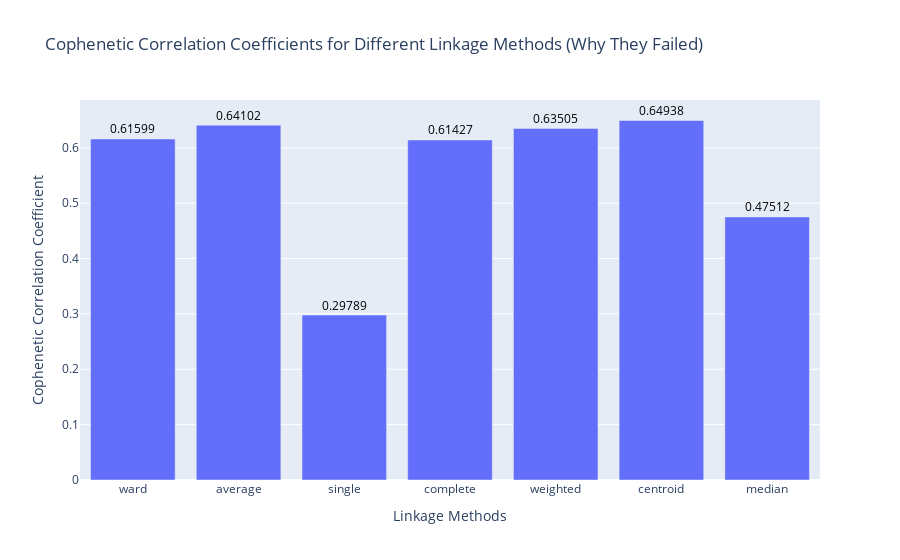

The cell this chart's notebook holds for it:
### Code cell
from scipy.cluster.hierarchy import dendrogram, linkage, cophenet
from scipy.spatial.distance import pdist
from sklearn.cluster import AgglomerativeClustering
import plotly.graph_objects as go
import pandas as pd
import numpy as np
import matplotlib.pyplot as plt

# Ensure your numerical and text features related to 'Why They Failed' are concatenated properly for clustering
features_combined_failed = pd.concat([features_failed, numerical_features], axis=1)

# Compute the linkage matrix using different linkage methods
linkage_methods = ['ward', 'average', 'single', 'complete', 'weighted', 'centroid', 'median']
cophenetic_values_failed = []

# Perform the hierarchical clustering and calculate the cophenetic correlation for each linkage method
for method in linkage_methods:
    Z = linkage(features_combined_failed, method)
    c, _ = cophenet(Z, pdist(features_combined_failed))
    cophenetic_values_failed.append(c)

# Create a bar plot to visualize cophenetic correlation coefficients
fig = go.Figure([go.Bar(x=linkage_methods, y=cophenetic_values_failed)])

# Add title and axis labels
fig.update_layout(
    title="Cophenetic Correlation Coefficients for Different Linkage Methods (Why They Failed)",
    xaxis_title="Linkage Methods",
    yaxis_title="Cophenetic Correlation Coefficient",
    showlegend=False
)

# Optionally, add annotations on top of the bars
for i, val in enumerate(cophenetic_values_failed):
    fig.add_annotation(
        x=linkage_methods[i],
        y=val,
        text=f"{val:.5f}",
        showarrow=False,
        font=dict(size=12, color="black"),
        align="center",
        yshift=10
    )

# Show the plot
fig.show()

# Now, perform Agglomerative Clustering using the 'ward' linkage method for 'Why They Failed'
agg_clustering_failed = AgglomerativeClustering(n_clusters=2, linkage='average')  # Adjust the number of clusters as needed
data['Cluster_Failed'] = agg_clustering_failed.fit_predict(features_failed)

# Check the distribution of clusters for 'Why They Failed'
print("Cluster distribution for 'Why They Failed':")
print(data['Cluster_Failed'].value_counts())

# Visualize the distribution of clusters using a bar chart
plt.figure(figsize=(10, 6))
sns.countplot(x='Cluster_Failed', data=data, palette='viridis')
plt.title("Distribution of Clusters for 'Why They Failed'")
plt.xlabel("Cluster")
plt.ylabel("Frequency")
plt.tight_layout()
plt.show()

# Optionally, visualize the dendrogram (optional but informative) for the selected linkage method
plt.figure(figsize=(12, 8))
Z_failed = linkage(features_combined_failed, method='ward')  # Change the linkage method if desired
dendrogram(Z_failed)
plt.title("Dendrogram for Agglomerative Clustering (Ward Method - Why They Failed)", fontsize=14)
plt.xlabel('Data Points / Clusters', fontsize=12)
plt.ylabel('Distance', fontsize=12)
plt.show()

### Figure 1 — Plotly figure (JSON) as saved in the notebook; plotly's stock layout.template omitted (floating-point values rounded to 4 significant figures)
{"data": [{"type": "bar", "x": ["ward", "average", "single", "complete", "weighted", "centroid", "median"], "y": [0.616, 0.641, 0.2979, 0.6143, 0.6351, 0.6494, 0.4751]}], "layout": {"annotations": [{"align": "center", "font": {"color": "black", "size": 12}, "showarrow": false, "text": "0.61599", "x": "ward", "y": 0.616, "yshift": 10}, {"align": "center", "font": {"color": "black", "size": 12}, "showarrow": false, "text": "0.64102", "x": "average", "y": 0.641, "yshift": 10}, {"align": "center", "font": {"color": "black", "size": 12}, "showarrow": false, "text": "0.29789", "x": "single", "y": 0.2979, "yshift": 10}, {"align": "center", "font": {"color": "black", "size": 12}, "showarrow": false, "text": "0.61427", "x": "complete", "y": 0.6143, "yshift": 10}, {"align": "center", "font": {"color": "black", "size": 12}, "showarrow": false, "text": "0.63505", "x": "weighted", "y": 0.6351, "yshift": 10}, {"align": "center", "font": {"color": "black", "size": 12}, "showarrow": false, "text": "0.64938", "x": "centroid", "y": 0.6494, "yshift": 10}, {"align": "center", "font": {"color": "black", "size": 12}, "showarrow": false, "text": "0.47512", "x": "median", "y": 0.4751, "yshift": 10}], "showlegend": false, "title": {"text": "Cophenetic Correlation Coefficients for Different Linkage Methods (Why They Failed)"}, "xaxis": {"title": {"text": "Linkage Methods"}}, "yaxis": {"title": {"text": "Cophenetic Correlation Coefficient"}}}}
